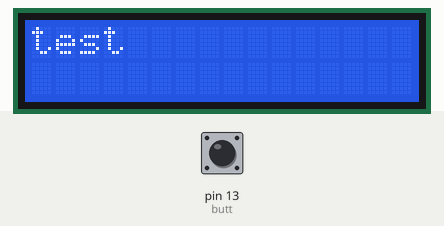
This sketch was run on a simulated Arduino Uno, built with avr-gcc and run on an emulated ATmega328P. Shown: 16×2 character LCD. The test bench sets the inputs (shaded band); at power-on: pin 13 (butt) LOW.

Above: at 0.1 s.
At 1.1 s:
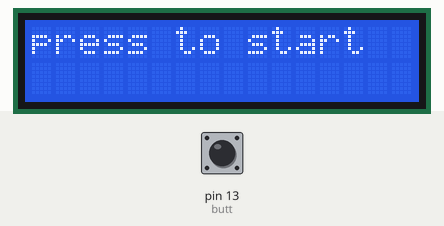
At 11.1 s:
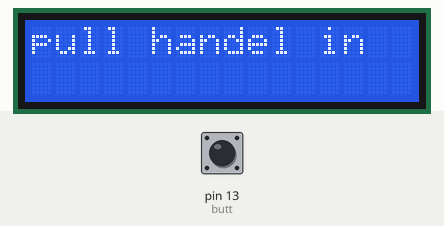
At 17.7 s:
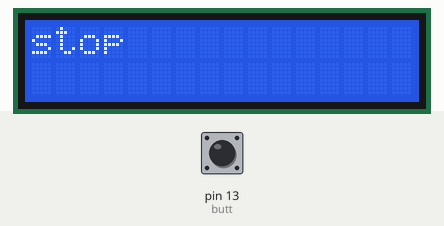
At 18.7 s:
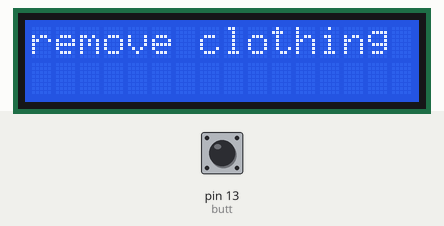
At 38.2 s:
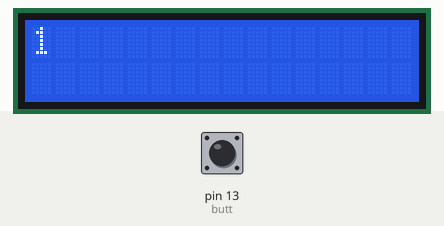

The sketch:

future_city.ino
```cpp
#include <LiquidCrystal_I2C.h>
#include <LCD.h>
#include <Wire.h>
LiquidCrystal_I2C lcd(0x27, 2, 1, 0, 4, 5, 6, 7, 3, POSITIVE);
int butt = 13;
#include <Servo.h>
Servo servo;

int onButt =0;
void setup(){
  lcd.begin(16, 2);
  lcd.print("test");
  pinMode(butt, INPUT);
  delay(1000);
}

void loop()
{
  onButt==digitalRead(butt);
  lcd.clear();
  lcd.setCursor(0,0);
  lcd.print("press to start");
  delay(10000);
  if (onButt = HIGH){
      lcd.clear();
      lcd.print("pull handel in");
      delay(3000);
      lcd.clear();
      lcd.print("3");
      delay(750);
      lcd.clear();
      lcd.print("2");
      delay(750);
      lcd.clear();
      lcd.print("1");
      delay(2000);
      lcd.clear();
      lcd.print("stop");
      delay(1000);
      lcd.clear();
      lcd.print("remove clothing");
      delay(5000);
    }

  delay(10);


}
```

Measured:
- what the display in image 1 shows lasts 10.0 s, from 1.1 s to 11.1 s
- what the display in image 2 shows lasts 3.0 s, from 11.1 s to 14.1 s
- what the display in image 3 shows lasts 1.0 s, from 17.6 s to 18.6 s
- what the display in image 4 shows lasts 5.1 s, from 18.6 s to 23.7 s
